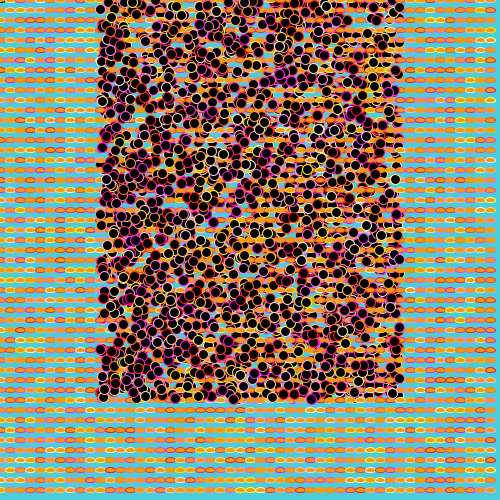
Frame 1 (no input)
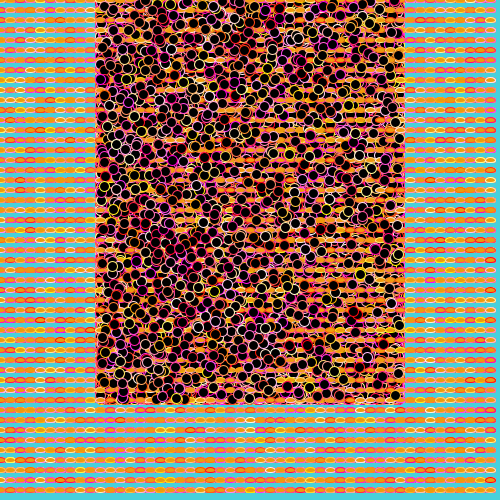
Frame 60 (the mouse pressed at the canvas centre just before this capture)
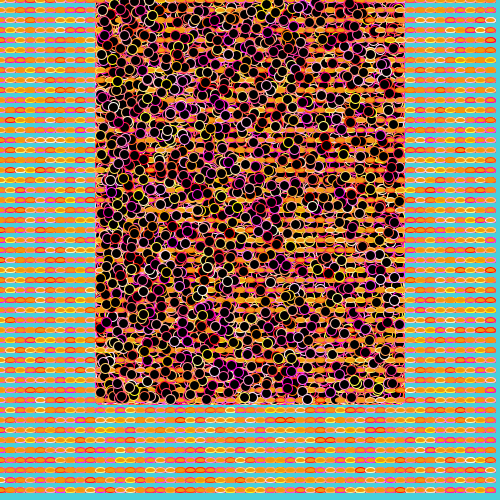
Frame 120 (the mouse held since frame 60 and released just before this capture)

The Processing sketch that drew these frames (run headless with seeded random() and noise(); from frame 60 on, the mouse is pressed at the canvas centre):

// Processing sketch: processing_37467
// ── processing_37467.pde

void setup(){
 size(500,500);
smooth();
background(71,208,219);

}

void draw() {
  
  for(int x= 0; x< width; x+=10){
    for (int y=0; y < height; y+=10){
   
    fill(155,9,9);
      //rect(x,y,11,6);
      fill(240,155,12);
      ellipse (x,y,10,5);
      stroke(random(1000,255),random(255),random(255));
      if ((x % 10) == 0){
       fill(0); 
     
        ellipse(random(100,400),random(0,400),10,10);
      //triangle(height/2, height/2,x,y,y,500);
      }else {
    rect (100,200,x,y);
  }
}  
  }
}
